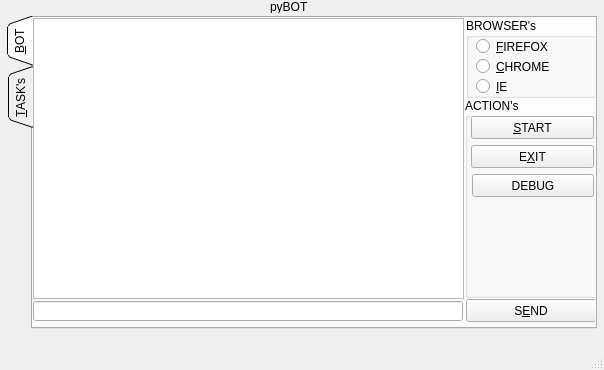
<?xml version="1.0" encoding="UTF-8"?>
<ui version="4.0">
 <class>MainWindow</class>
 <widget class="QMainWindow" name="MainWindow">
  <property name="geometry">
   <rect>
    <x>0</x>
    <y>0</y>
    <width>604</width>
    <height>370</height>
   </rect>
  </property>
  <property name="windowTitle">
   <string>BOT - Automated Web Page's Navigator</string>
  </property>
  <property name="styleSheet">
   <string notr="true"/>
  </property>
  <widget class="QWidget" name="centralwidget">
   <widget class="QLabel" name="label">
    <property name="geometry">
     <rect>
      <x>270</x>
      <y>0</y>
      <width>47</width>
      <height>13</height>
     </rect>
    </property>
    <property name="text">
     <string>pyBOT</string>
    </property>
   </widget>
   <widget class="QLabel" name="lblDebug">
    <property name="geometry">
     <rect>
      <x>60</x>
      <y>0</y>
      <width>47</width>
      <height>13</height>
     </rect>
    </property>
    <property name="text">
     <string/>
    </property>
   </widget>
   <widget class="QTabWidget" name="tabWidget">
    <property name="geometry">
     <rect>
      <x>7</x>
      <y>16</y>
      <width>590</width>
      <height>313</height>
     </rect>
    </property>
    <property name="tabletTracking">
     <bool>false</bool>
    </property>
    <property name="styleSheet">
     <string notr="true"/>
    </property>
    <property name="tabPosition">
     <enum>QTabWidget::West</enum>
    </property>
    <property name="tabShape">
     <enum>QTabWidget::Triangular</enum>
    </property>
    <property name="currentIndex">
     <number>0</number>
    </property>
    <widget class="QWidget" name="tabBOT">
     <attribute name="icon">
      <iconset resource="res.qrc">
       <normaloff>:/img/BeBOT.ico</normaloff>:/img/BeBOT.ico</iconset>
     </attribute>
     <attribute name="title">
      <string>&amp;BOT</string>
     </attribute>
     <widget class="QGroupBox" name="groupBox">
      <property name="geometry">
       <rect>
        <x>433</x>
        <y>0</y>
        <width>132</width>
        <height>80</height>
       </rect>
      </property>
      <property name="title">
       <string>BROWSER's</string>
      </property>
      <widget class="QRadioButton" name="rbtnFirefox">
       <property name="geometry">
        <rect>
         <x>10</x>
         <y>20</y>
         <width>82</width>
         <height>17</height>
        </rect>
       </property>
       <property name="text">
        <string>&amp;FIREFOX</string>
       </property>
      </widget>
      <widget class="QRadioButton" name="rbtnChrome">
       <property name="geometry">
        <rect>
         <x>10</x>
         <y>40</y>
         <width>82</width>
         <height>17</height>
        </rect>
       </property>
       <property name="text">
        <string>&amp;CHROME</string>
       </property>
      </widget>
      <widget class="QRadioButton" name="rbtnIE">
       <property name="geometry">
        <rect>
         <x>10</x>
         <y>60</y>
         <width>82</width>
         <height>17</height>
        </rect>
       </property>
       <property name="text">
        <string>&amp;IE</string>
       </property>
      </widget>
     </widget>
     <widget class="QGroupBox" name="groupBox_2">
      <property name="geometry">
       <rect>
        <x>432</x>
        <y>80</y>
        <width>133</width>
        <height>200</height>
       </rect>
      </property>
      <property name="title">
       <string>ACTION's</string>
      </property>
      <widget class="QPushButton" name="btnExit">
       <property name="geometry">
        <rect>
         <x>6</x>
         <y>47</y>
         <width>123</width>
         <height>23</height>
        </rect>
       </property>
       <property name="text">
        <string>E&amp;XIT</string>
       </property>
      </widget>
      <widget class="QPushButton" name="btnStart">
       <property name="geometry">
        <rect>
         <x>6</x>
         <y>18</y>
         <width>123</width>
         <height>23</height>
        </rect>
       </property>
       <property name="text">
        <string>&amp;START</string>
       </property>
      </widget>
      <widget class="QPushButton" name="btnDebug">
       <property name="geometry">
        <rect>
         <x>7</x>
         <y>76</y>
         <width>122</width>
         <height>23</height>
        </rect>
       </property>
       <property name="text">
        <string>DEBUG</string>
       </property>
      </widget>
     </widget>
     <widget class="QListWidget" name="lsbxLog">
      <property name="geometry">
       <rect>
        <x>0</x>
        <y>0</y>
        <width>431</width>
        <height>281</height>
       </rect>
      </property>
     </widget>
     <widget class="QLineEdit" name="txtCommand">
      <property name="geometry">
       <rect>
        <x>0</x>
        <y>283</y>
        <width>430</width>
        <height>20</height>
       </rect>
      </property>
     </widget>
     <widget class="QPushButton" name="btnSend">
      <property name="geometry">
       <rect>
        <x>433</x>
        <y>281</y>
        <width>130</width>
        <height>23</height>
       </rect>
      </property>
      <property name="text">
       <string>S&amp;END</string>
      </property>
     </widget>
    </widget>
    <widget class="QWidget" name="tabTASKS">
     <attribute name="title">
      <string>&amp;TASK's</string>
     </attribute>
    </widget>
   </widget>
  </widget>
  <widget class="QMenuBar" name="menubar">
   <property name="geometry">
    <rect>
     <x>0</x>
     <y>0</y>
     <width>604</width>
     <height>19</height>
    </rect>
   </property>
  </widget>
  <widget class="QStatusBar" name="statusbar"/>
 </widget>
 <resources>
  <include location="res.qrc"/>
 </resources>
 <connections>
  <connection>
   <sender>btnDebug</sender>
   <signal>clicked()</signal>
   <receiver>MainWindow</receiver>
   <slot>alert()</slot>
   <hints>
    <hint type="sourcelabel">
     <x>526</x>
     <y>204</y>
    </hint>
    <hint type="destinationlabel">
     <x>137</x>
     <y>26</y>
    </hint>
   </hints>
  </connection>
 </connections>
 <slots>
  <slot>alert()</slot>
 </slots>
</ui>
